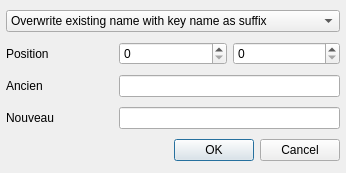
<?xml version="1.0" encoding="UTF-8"?>
<ui version="4.0">
 <class>DialogRename</class>
 <widget class="QDialog" name="DialogRename">
  <property name="windowModality">
   <enum>Qt::ApplicationModal</enum>
  </property>
  <property name="geometry">
   <rect>
    <x>0</x>
    <y>0</y>
    <width>308</width>
    <height>173</height>
   </rect>
  </property>
  <property name="sizePolicy">
   <sizepolicy hsizetype="Preferred" vsizetype="Fixed">
    <horstretch>0</horstretch>
    <verstretch>0</verstretch>
   </sizepolicy>
  </property>
  <property name="windowTitle">
   <string>Bulk rename</string>
  </property>
  <property name="windowIcon">
   <iconset resource="../resources.qrc">
    <normaloff>:/icons/icon</normaloff>:/icons/icon</iconset>
  </property>
  <property name="modal">
   <bool>true</bool>
  </property>
  <layout class="QGridLayout" name="gridLayout">
   <property name="leftMargin">
    <number>6</number>
   </property>
   <property name="topMargin">
    <number>6</number>
   </property>
   <property name="rightMargin">
    <number>6</number>
   </property>
   <property name="bottomMargin">
    <number>6</number>
   </property>
   <item row="0" column="0" colspan="3">
    <widget class="QComboBox" name="comboBox">
     <item>
      <property name="text">
       <string>Overwrite existing name with key name as suffix</string>
      </property>
     </item>
     <item>
      <property name="text">
       <string>Overwrite existing name with numerical ascending suffix</string>
      </property>
     </item>
     <item>
      <property name="text">
       <string>Replace characters</string>
      </property>
     </item>
     <item>
      <property name="text">
       <string>Insert after a specific position</string>
      </property>
     </item>
     <item>
      <property name="text">
       <string>Delete character range</string>
      </property>
     </item>
    </widget>
   </item>
   <item row="1" column="2">
    <widget class="QSpinBox" name="spinPos2">
     <property name="maximum">
      <number>20</number>
     </property>
    </widget>
   </item>
   <item row="1" column="0">
    <widget class="QLabel" name="labelPos">
     <property name="toolTip">
      <string notr="true"/>
     </property>
     <property name="text">
      <string>Position</string>
     </property>
    </widget>
   </item>
   <item row="1" column="1">
    <widget class="QSpinBox" name="spinPos1">
     <property name="maximum">
      <number>20</number>
     </property>
    </widget>
   </item>
   <item row="7" column="1" colspan="2">
    <widget class="QDialogButtonBox" name="buttonBox">
     <property name="orientation">
      <enum>Qt::Horizontal</enum>
     </property>
     <property name="standardButtons">
      <set>QDialogButtonBox::Cancel|QDialogButtonBox::Ok</set>
     </property>
    </widget>
   </item>
   <item row="4" column="0">
    <widget class="QLabel" name="labelString2">
     <property name="toolTip">
      <string notr="true"/>
     </property>
     <property name="text">
      <string notr="true">Nouveau</string>
     </property>
    </widget>
   </item>
   <item row="3" column="0">
    <widget class="QLabel" name="labelString1">
     <property name="toolTip">
      <string notr="true"/>
     </property>
     <property name="text">
      <string notr="true">Ancien</string>
     </property>
    </widget>
   </item>
   <item row="3" column="1" colspan="2">
    <widget class="QLineEdit" name="lineText1">
     <property name="maxLength">
      <number>20</number>
     </property>
    </widget>
   </item>
   <item row="4" column="1" colspan="2">
    <widget class="QLineEdit" name="lineText2">
     <property name="maxLength">
      <number>20</number>
     </property>
    </widget>
   </item>
  </layout>
 </widget>
 <resources>
  <include location="../resources.qrc"/>
 </resources>
 <connections>
  <connection>
   <sender>buttonBox</sender>
   <signal>accepted()</signal>
   <receiver>DialogRename</receiver>
   <slot>accept()</slot>
   <hints>
    <hint type="sourcelabel">
     <x>248</x>
     <y>254</y>
    </hint>
    <hint type="destinationlabel">
     <x>157</x>
     <y>274</y>
    </hint>
   </hints>
  </connection>
  <connection>
   <sender>buttonBox</sender>
   <signal>rejected()</signal>
   <receiver>DialogRename</receiver>
   <slot>reject()</slot>
   <hints>
    <hint type="sourcelabel">
     <x>316</x>
     <y>260</y>
    </hint>
    <hint type="destinationlabel">
     <x>286</x>
     <y>274</y>
    </hint>
   </hints>
  </connection>
 </connections>
</ui>
